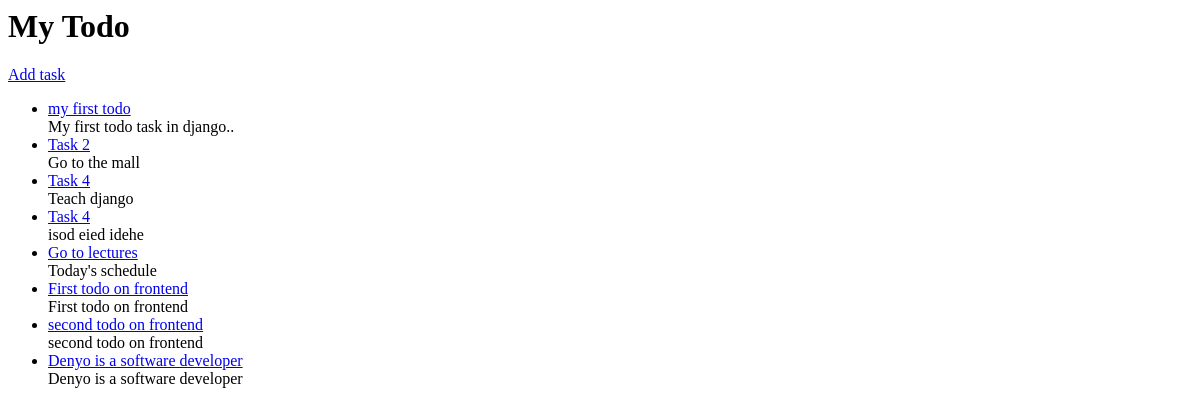
The app's page /, older data.
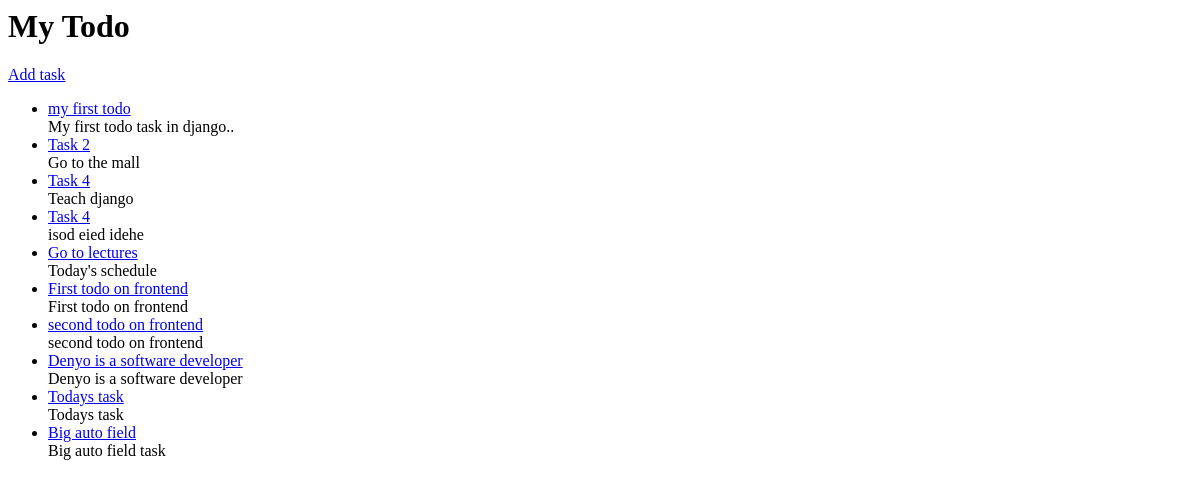
The same page, newer data.
### todo/models.py (models this page shows, shortened)
class Task(models.Model):
    title = models.CharField(max_length=50)
    description = models.TextField()
    start_date = models.DateTimeField(default=timezone.now)
    end_date = models.DateTimeField(default=timezone.now)

### todo/views.py (the view)
# urls.py: path('', TaskList.as_view(), name='tasks'),
class TaskList(ListView):
    model = Task
    template_name = "todo/task_list.html"
    context_object_name = "tasks"

### templates/todo/task_list.html
<h1>My Todo</h1>
<div>
    <a href="{% url 'create_task' %}">Add task</a>
</div>
<ul>
    {% for task in tasks %}
    <li>
        <a href="{% url 'task' task.pk %}">{{task.title}}</a>
        <br>
        {{task.description}}
    </li>
    {% endfor %}
</ul>

Row changes from the older to the newer data that the page shows:
added Task: title "Todays task", description "Todays task"
added Task: title "Big auto field", description "Big auto field task"
